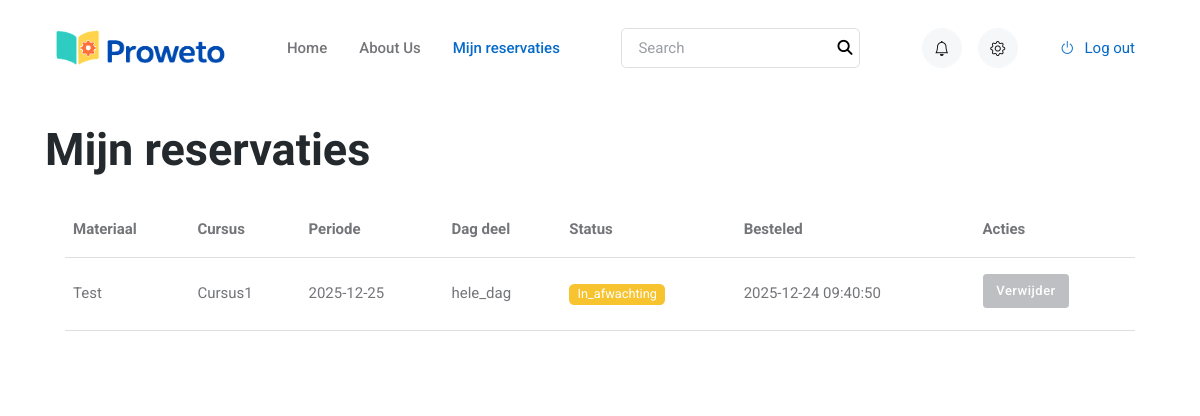
Screenshot of /user-material-reservations.php (signed in) with the database file from the repository.
### tables this page shows
CREATE TABLE `materiaal_reservaties` (
  `Id` char(36) NOT NULL,
  `materiaal_id` char(36) NOT NULL,
  `cursus_id` char(36) NOT NULL,
  `user_id` char(36) NOT NULL,
  `startdatum` date NOT NULL,
  `einddatum` date NOT NULL,
  `starttijd` time DEFAULT NULL,
  `eindtijd` time DEFAULT NULL,
  `periode` enum('voormiddag','namiddag','hele_dag') NOT NULL,
  `status` enum('in_afwachting','goedgekeurd','geweigerd') DEFAULT 'in_afwachting',
  `aangemaakt_op` timestamp NOT NULL DEFAULT current_timestamp(),
  `aantal` int(11) NOT NULL DEFAULT 1
);

CREATE TABLE `materialen` (
  `Id` char(36) NOT NULL,
  `Naam` varchar(255) NOT NULL,
  `FotoURL` varchar(255) DEFAULT NULL,
  `CreatedAt` datetime NOT NULL DEFAULT current_timestamp(),
  `UpdatedAt` datetime DEFAULT NULL,
  `Aantal` int(11) NOT NULL DEFAULT 1
);

CREATE TABLE `cursus` (
  `id` char(36) NOT NULL,
  `Titel` varchar(255) NOT NULL,
  `Featured` tinyint(1) DEFAULT 0,
  `FotoURL` varchar(255) DEFAULT NULL,
  `Link` varchar(255) DEFAULT NULL,
  `Views` int(11) DEFAULT 0,
  `CreatedAt` datetime DEFAULT current_timestamp(),
  `Active` tinyint(1) NOT NULL DEFAULT 1
);

### app/core/init.php (called while the page is built, shortened)
<?php
$db = Database::getInstance();
$conn = $db->getConnection();
require_once __DIR__ . '/../controllers/MaterialController.php';
$materiaalController = new MaterialController($conn);
?>

### app/controllers/MaterialController.php (called while the page is built, shortened)
<?php
require_once __DIR__ . '/../models/Material.php';
class MaterialController
{
    private $model;
    public function __construct($db)
    {
        $this->model = new Material($db);
    }
    public function getUserReservations(string $userId): array
    {
        return $this->model->getReservationsByUser($userId);
    }
}

### app/models/Material.php (called while the page is built, shortened)
<?php
class Material
{
    private $conn;
    public function __construct($db)
    {
        $this->conn = $db;
    }
    public function getReservationsByUser(string $userId): array
    {
        $sql = "
           SELECT r.Id, r.materiaal_id, r.startdatum, r.einddatum, r.starttijd, r.eindtijd, r.periode, r.status, r.aangemaakt_op,
                  m.Naam AS materiaal_naam,
                  c.Titel AS cursus_titel
           FROM materiaal_reservaties r
           JOIN Materialen m ON r.materiaal_id = m.Id
           JOIN Cursus c ON c.Id = r.cursus_id   -- Verbind enkel met de cursus waar de reservatie voor is
           WHERE r.user_id = ?
           ORDER BY r.aangemaakt_op DESC
           ";
        $stmt = $this->conn->prepare($sql);
        $stmt->bind_param("s", $userId);
        $stmt->execute();
        $res = $stmt->get_result();
        return $res->fetch_all(MYSQLI_ASSOC);
    }
}

### public/user-material-reservations.php (the view, shortened to what this page needs)
<?php
include_once __DIR__ . '/../app/core/init.php';
$userId = $_SESSION['user']['id'];
$reservations = $materiaalController->getUserReservations($userId);
?>
<!doctype html>
<html lang="nl">
<head>
    <?php include("partials/head-css.php"); ?>
</head>
<body>
<?php include("partials/navbar.php"); ?>
<main class="container py-4">
    <h1>Mijn reservaties</h1>
    <div class="card">
        <div class="card-body">
            <?php if (empty($reservations)): ?>
                <p class="text-muted">Je hebt nog geen reservaties.</p>
            <?php else: ?>
                <div class="table-responsive">
                    <table class="table table-hover align-middle">
                        <thead>
                            <tr>
                                <th>Materiaal</th>
                                <th>Cursus</th>
                                <th>Periode</th>
                                <th>Dag deel</th>
                                <th>Status</th>
                                <th>Besteled</th>
                                <th>Acties</th>
                            </tr>
                        </thead>
                        <tbody>
                        <?php foreach ($reservations as $r): ?>
                            <?php
                                $canDelete = in_array($r['status'], ['goedgekeurd', 'afgerond'], true);
                            ?>
                            <tr>
                                <td><?= htmlspecialchars($r['materiaal_naam'] ?? '—') ?></td>
                                <td><?= htmlspecialchars($r['cursus_titel'] ?? '—') ?></td>
                                <td><?= htmlspecialchars($r['startdatum']) ?></td>
                                <td><?= htmlspecialchars($r['periode'])?></td>
                                <td>
                                    <span class="badge <?= $r['status'] === 'in_afwachting' ? 'bg-warning' : ($r['status'] === 'goedgekeurd' ? 'bg-success' : ($r['status'] === 'geweigerd' ? 'bg-danger' : 'bg-secondary')) ?>">
                                        <?= htmlspecialchars(ucfirst($r['status'])) ?>
                                    </span>
                                </td>
                                <td><?= htmlspecialchars($r['aangemaakt_op']) ?></td>
                                <td>
                                    <?php if ($canDelete): ?>
                                        <form method="POST" class="d-inline deleteReservationForm">
                                            <input type="hidden" name="action" value="deleteReservation">
                                            <input type="hidden" name="id" value="<?= htmlspecialchars($r['Id']) ?>">
                                            <button type="submit" class="btn btn-sm btn-danger confirm-delete-btn">Verwijder</button>
                                        </form>
                                    <?php else: ?>
                                        <button class="btn btn-sm btn-secondary" disabled>Verwijder</button>
                                    <?php endif; ?>
                                </td>
                            </tr>
                        <?php endforeach; ?>
                        </tbody>
                    </table>
                </div>
            <?php endif; ?>
        </div>
    </div>
</main>
</body>
</html>

### rows the page displays
materiaal_reservaties: materiaal.Naam "Test", cursus.Titel "Cursus1", startdatum "2025-12-25", periode "hele_dag", status "In_afwachting", aangemaakt_op "2025-12-24 09:40:50", shows "Verwijder"
